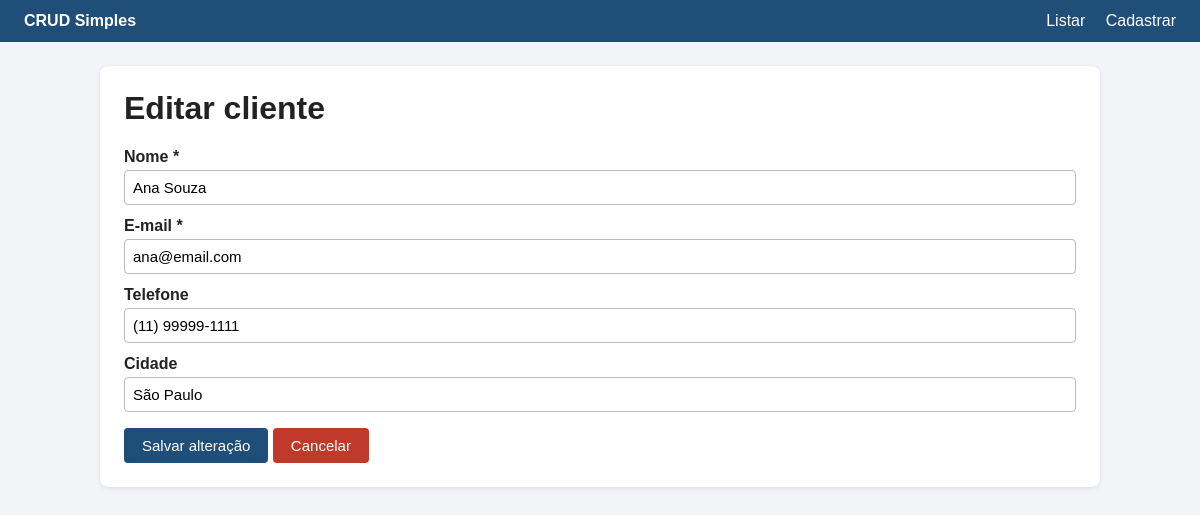
The app's page /06-crud-simples/editar.php?id=1 with its own data.
### tables this page shows
CREATE TABLE clientes (
    id INT AUTO_INCREMENT PRIMARY KEY,
    nome VARCHAR(100) NOT NULL,
    email VARCHAR(100) NOT NULL,
    telefone VARCHAR(20),
    cidade VARCHAR(60)
);

### 06-crud-simples/editar.php (the view, shortened to what this page needs)
<?php
include "conexao.php";
$erro = "";
$id = (int)($_GET['id'] ?? $_POST['id'] ?? 0);
if ($_SERVER['REQUEST_METHOD'] == 'POST') {
    $nome     = trim($_POST['nome'] ?? '');
    $email    = trim($_POST['email'] ?? '');
    $telefone = trim($_POST['telefone'] ?? '');
    $cidade   = trim($_POST['cidade'] ?? '');
    if ($nome == "") {
        $erro = "O nome é obrigatório.";
    } elseif (!filter_var($email, FILTER_VALIDATE_EMAIL)) {
        $erro = "Digite um e-mail válido.";
    }
    if ($erro == "") {
        $n = mysqli_real_escape_string($conexao, $nome);
        $e = mysqli_real_escape_string($conexao, $email);
        $t = mysqli_real_escape_string($conexao, $telefone);
        $c = mysqli_real_escape_string($conexao, $cidade);
        $sql = "UPDATE clientes
                SET nome='$n', email='$e', telefone='$t', cidade='$c'
                WHERE id = $id";
        if (mysqli_query($conexao, $sql)) {
            header("Location: index.php?msg=editado");
            exit;
        } else {
            $erro = "Erro ao alterar: " . mysqli_error($conexao);
        }
    }
    $cliente = ['nome' => $nome, 'email' => $email, 'telefone' => $telefone, 'cidade' => $cidade];
} else {
    $resultado = mysqli_query($conexao, "SELECT * FROM clientes WHERE id = $id");
    $cliente = mysqli_fetch_assoc($resultado);
}
?>
<!DOCTYPE html>
<html lang="pt-br">
<head>
    <link rel="stylesheet" href="estilo.css">
</head>
<body>
    <div class="topo">
        <strong>CRUD Simples</strong>
        <div><a href="index.php">Listar</a> <a href="cadastrar.php">Cadastrar</a></div>
    </div>
    <div class="conteudo">
        <h1>Editar cliente</h1>
        <form method="post" action="editar.php">
            <label for="nome">Nome *</label>
            <input type="text" id="nome" name="nome" required value="<?php echo htmlspecialchars($cliente['nome']); ?>">
            <label for="email">E-mail *</label>
            <input type="email" id="email" name="email" required value="<?php echo htmlspecialchars($cliente['email']); ?>">
            <label for="telefone">Telefone</label>
            <input type="text" id="telefone" name="telefone" value="<?php echo htmlspecialchars($cliente['telefone']); ?>">
            <label for="cidade">Cidade</label>
            <input type="text" id="cidade" name="cidade" value="<?php echo htmlspecialchars($cliente['cidade']); ?>">
            <button type="submit">Salvar alteração</button>
            <a href="index.php" class="botao botao-perigo">Cancelar</a>
        </form>
    </div>
</body>
</html>

### 06-crud-simples/estilo.css (style rules this page uses)
:root { --cor-principal: #1f4e79; --cor-fundo: #f2f4f7; --cor-texto: #222; --cor-perigo: #c0392b; --cor-sucesso: #1e8449; --cor-aviso: #b9770e; }
* { box-sizing: border-box; }
body { margin: 0; font-family: Arial, Helvetica, sans-serif; background: var(--cor-fundo); color: var(--cor-texto); }
.topo { background: var(--cor-principal); color: white; padding: 12px 24px; display: flex; justify-content: space-between; align-items: center; flex-wrap: wrap; gap: 10px; }
.topo a { color: white; text-decoration: none; margin-left: 16px; }
.conteudo { max-width: 1000px; margin: 24px auto; padding: 24px; background: white; border-radius: 8px; box-shadow: 0 1px 4px rgba(0,0,0,0.1); }
h1 { margin-top: 0; }
label { display: block; margin-top: 12px; font-weight: bold; }
input, select, textarea { width: 100%; padding: 8px; margin-top: 4px; border: 1px solid #bbb; border-radius: 4px; font-size: 15px; }
button, .botao { display: inline-block; margin-top: 16px; padding: 9px 18px; background: var(--cor-principal); color: white; border: none; border-radius: 4px; font-size: 15px; cursor: pointer; text-decoration: none; }
.botao-perigo { background: var(--cor-perigo); }

### records on screen
clientes: nome "Ana Souza", email "ana@email.com", telefone "(11) 99999-1111", cidade "São Paulo"
